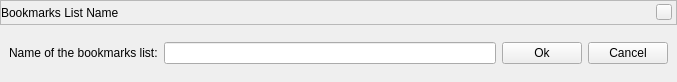
<?xml version="1.0" encoding="UTF-8"?>
<ui version="4.0">
 <class>bookmarksListNameDialogForm</class>
 <widget class="QWidget" name="bookmarksListNameDialogForm">
  <property name="windowModality">
   <enum>Qt::WindowModal</enum>
  </property>
  <property name="geometry">
   <rect>
    <x>0</x>
    <y>0</y>
    <width>677</width>
    <height>82</height>
   </rect>
  </property>
  <layout class="QGridLayout" name="gridLayout_2">
   <property name="leftMargin">
    <number>0</number>
   </property>
   <property name="topMargin">
    <number>0</number>
   </property>
   <property name="rightMargin">
    <number>0</number>
   </property>
   <property name="bottomMargin">
    <number>0</number>
   </property>
   <property name="spacing">
    <number>0</number>
   </property>
   <item row="0" column="0">
    <widget class="BarFrame" name="TitleBar">
     <property name="minimumSize">
      <size>
       <width>16</width>
       <height>25</height>
      </size>
     </property>
     <property name="maximumSize">
      <size>
       <width>16777215</width>
       <height>25</height>
      </size>
     </property>
     <property name="frameShape">
      <enum>QFrame::StyledPanel</enum>
     </property>
     <layout class="QHBoxLayout">
      <property name="leftMargin">
       <number>0</number>
      </property>
      <property name="topMargin">
       <number>0</number>
      </property>
      <property name="rightMargin">
       <number>4</number>
      </property>
      <property name="bottomMargin">
       <number>0</number>
      </property>
      <item>
       <widget class="QLabel" name="stelWindowTitle">
        <property name="palette">
         <palette>
          <active/>
          <inactive/>
          <disabled/>
         </palette>
        </property>
        <property name="font">
         <font/>
        </property>
        <property name="text">
         <string>Bookmarks List Name</string>
        </property>
       </widget>
      </item>
      <item>
       <spacer>
        <property name="orientation">
         <enum>Qt::Horizontal</enum>
        </property>
        <property name="sizeHint" stdset="0">
         <size>
          <width>40</width>
          <height>20</height>
         </size>
        </property>
       </spacer>
      </item>
      <item>
       <widget class="QPushButton" name="closeStelWindow">
        <property name="minimumSize">
         <size>
          <width>16</width>
          <height>16</height>
         </size>
        </property>
        <property name="maximumSize">
         <size>
          <width>16</width>
          <height>16</height>
         </size>
        </property>
        <property name="focusPolicy">
         <enum>Qt::NoFocus</enum>
        </property>
        <property name="text">
         <string/>
        </property>
       </widget>
      </item>
     </layout>
    </widget>
   </item>
   <item row="1" column="0">
    <widget class="QWidget" name="widget" native="true">
     <layout class="QGridLayout" name="gridLayout">
      <item row="0" column="0">
       <layout class="QHBoxLayout" name="horizontalLayout">
        <item>
         <widget class="QLabel" name="labelListName">
          <property name="text">
           <string>Name of the bookmarks list:</string>
          </property>
         </widget>
        </item>
        <item>
         <widget class="QLineEdit" name="lineEditListName"/>
        </item>
        <item>
         <widget class="QPushButton" name="buttonOk">
          <property name="text">
           <string>Ok</string>
          </property>
         </widget>
        </item>
        <item>
         <widget class="QPushButton" name="buttonCancel">
          <property name="text">
           <string>Cancel</string>
          </property>
         </widget>
        </item>
       </layout>
      </item>
     </layout>
    </widget>
   </item>
  </layout>
 </widget>
 <customwidgets>
  <customwidget>
   <class>BarFrame</class>
   <extends>QFrame</extends>
   <header>Dialog.hpp</header>
   <container>1</container>
  </customwidget>
 </customwidgets>
 <resources/>
 <connections/>
</ui>
